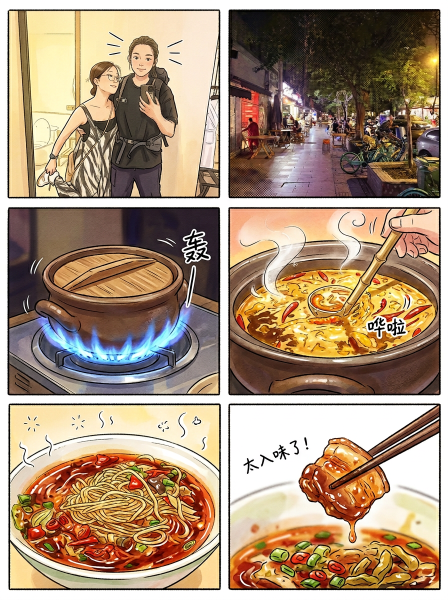
#> input picture report/comic/comic_1776076322_1ee81e.png, 896 x 1200 px (shown at 1/2 size)
$ python -i html_renderer.py   (imports and definitions only)
#> lines starting #> are read from the running program, lines starting #| are printed output that depends on the picture
#!/usr/bin/env python3
"""HTML renderer for photo blog — dark theme card layout inspired by Looki app."""

import base64
import math
import os
from typing import Dict, List, Optional


def _img_to_base64(path: str, max_width: int = 800, skip_exif: bool = False) -> tuple[str, str]:
    """Convert image to base64 data URI components.

    Returns (base64_str, mime_type) — e.g. ("iVBOR...", "image/jpeg").
    Handles RGBA (composite on white), RGBa (premultiplied alpha),
    I;16 (16-bit depth), and other PIL modes robustly.
    Returns ("", "") if the file is not a valid image.
    """
#> called with max_width = 800, skip_exif = False
    try:
        from PIL import Image, ImageOps
        import io
        img = Image.open(path)
#> img is the input picture: PIL image 896x1200 RGB; mean R, G, B 169.8, 145.7, 121.7
        if not skip_exif:
            img = ImageOps.exif_transpose(img)
        img = _safe_convert_rgb(img)
        w, h = img.size
#> w = 896; h = 1200
        if w > max_width:
            ratio = max_width / w
#> ratio = 0.893
            img = img.resize((int(w * ratio), int(h * ratio)), Image.LANCZOS)
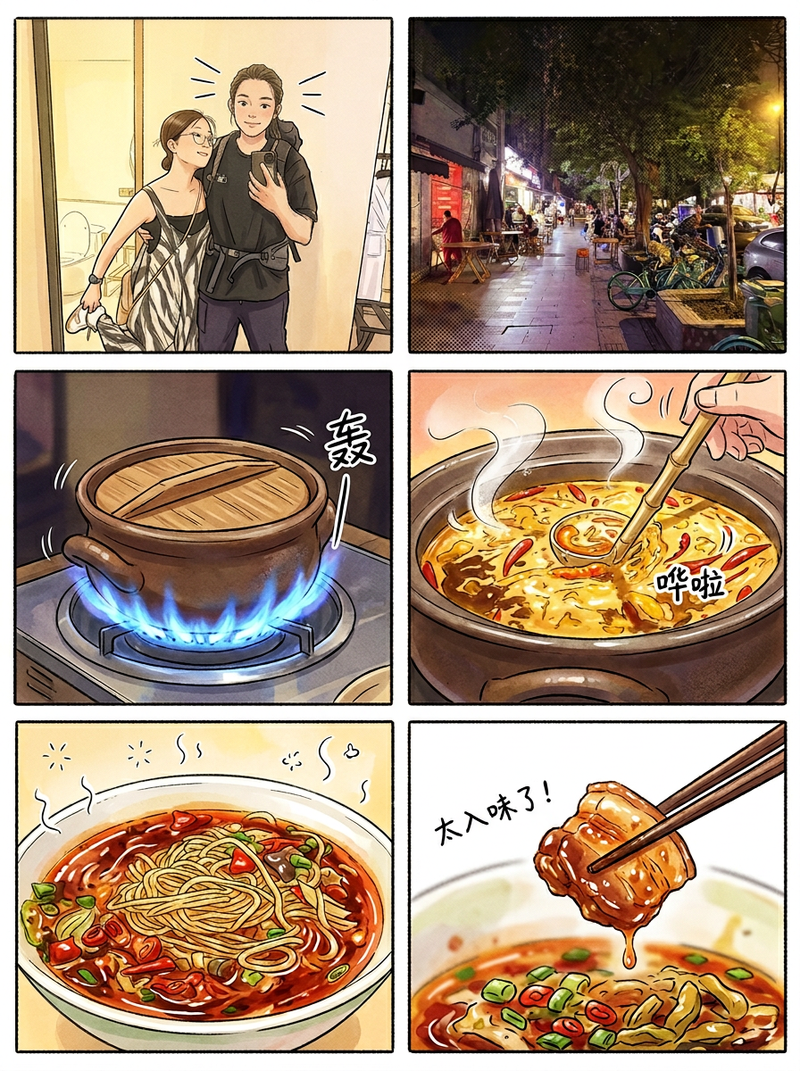
#> img: PIL image 800x1071 RGB; mean R, G, B 169.7, 145.7, 121.9
        buf = io.BytesIO()
        img.save(buf, format="JPEG", quality=85)
        return base64.b64encode(buf.getvalue()).decode("utf-8"), "image/jpeg"
    except Exception as e:
        print(f"  [WARN] PIL failed for {os.path.basename(path)}: {e}")
        with open(path, "rb") as f:
            header = f.read(16)
        if not _is_image_bytes(header):
            print(f"  [ERROR] {os.path.basename(path)} is not a valid image (got HTML or other non-image content)")
            return "", ""
        ext = os.path.splitext(path)[1].lower().lstrip(".")
        mime_map = {"png": "image/png", "jpg": "image/jpeg", "jpeg": "image/jpeg",
                    "webp": "image/webp", "gif": "image/gif"}
        mime = mime_map.get(ext, "image/png")
        with open(path, "rb") as f:
            return base64.b64encode(f.read()).decode("utf-8"), mime


# [11 lines left out: function _is_image_bytes, not called in this run]


def _safe_convert_rgb(img):
    """Convert any PIL image mode to RGB safely.

    - RGBA/LA/PA: composite onto white background (avoids black transparency)
    - RGBa (premultiplied alpha): convert to RGBA first, then composite
    - I;16 variants: shift down to 8-bit before converting
    - Other modes: direct convert("RGB")
    """
    from PIL import Image

    mode = img.mode

    if mode == "RGB":
        return img

    if mode == "RGBa":
        img = img.convert("RGBA")
        mode = "RGBA"

    if mode in ("RGBA", "LA", "PA"):
        bg = Image.new("RGB", img.size, (255, 255, 255))
        if mode != "RGBA":
            img = img.convert("RGBA")
        bg.paste(img, mask=img.split()[3])
        return bg

    if mode.startswith("I;16") or mode in ("I", "F"):
        return img.convert("L").convert("RGB")

    return img.convert("RGB")


_LABELS = {
    "en": {"insights": "Insights", "tips": "Tips", "brand": "Fleeting Thoughts", "default_title": "Today's Glimpse"},
    "zh": {"insights": "\u7075\u611f", "tips": "\u5c0f\u63d0\u9192", "brand": "\u6d6e\u5149\u63a0\u5f71", "default_title": "\u4eca\u65e5\u4e00\u7a25"},
}


# [256 lines left out: functions _normalize_blog, render_blog_html, not called in this run]

>>> result = _img_to_base64('../../report/comic/comic_1776076322_1ee81e.png')

$ run again, on report/comic/comic_1776076574_9448ff.png
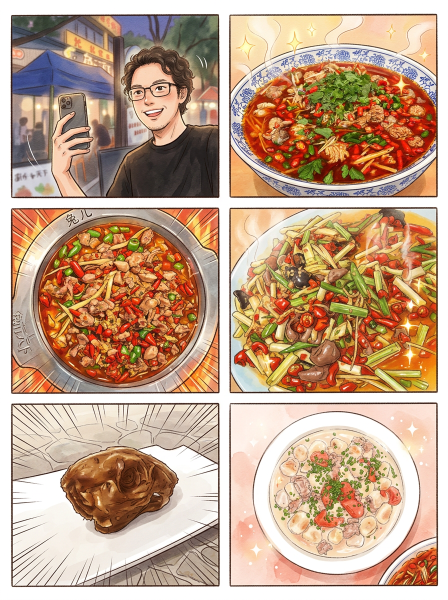
#> input picture report/comic/comic_1776076574_9448ff.png, 896 x 1200 px (shown at 1/2 size)
#> in _img_to_base64, img is the input picture: PIL image 896x1200 RGB; mean R, G, B 195.1, 162.9, 137.8
#> in _img_to_base64, `img = img.resize((int(w * ratio), int(h * ratio)), Image.LANCZOS)`:
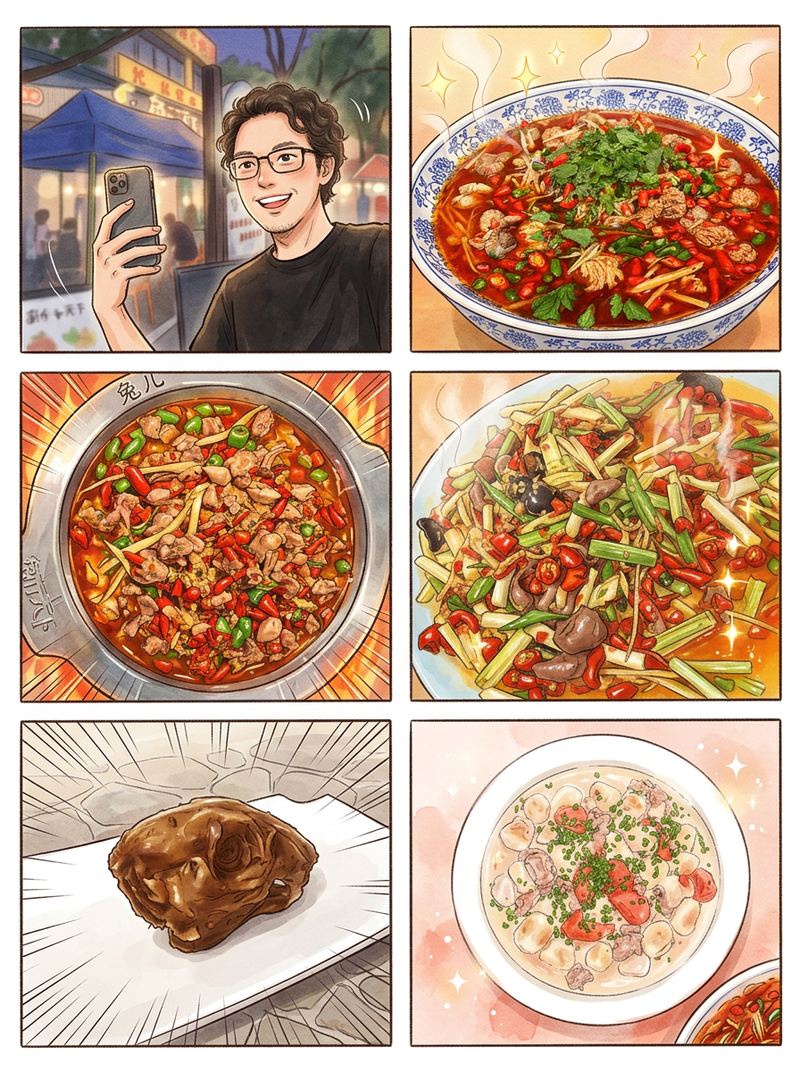
#> img: PIL image 800x1071 RGB; mean R, G, B 195, 162.9, 137.8

$ run again, on report/comic/comic_1776076862_6d286a.png
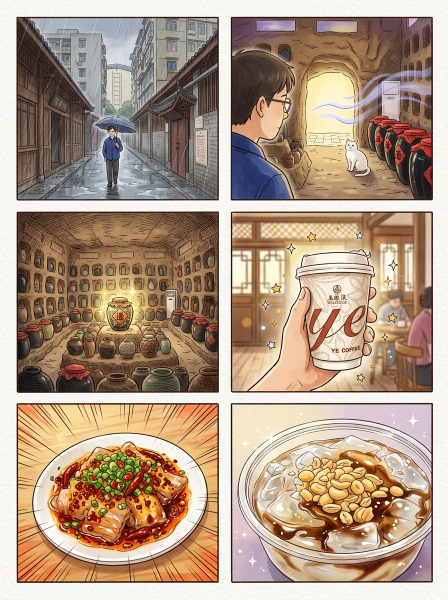
#> input picture report/comic/comic_1776076862_6d286a.png, 896 x 1200 px (shown at 1/2 size)
#> in _img_to_base64, img is the input picture: PIL image 896x1200 RGB; mean R, G, B 176.7, 153.4, 132.5
#> in _img_to_base64, `img = img.resize((int(w * ratio), int(h * ratio)), Image.LANCZOS)`:
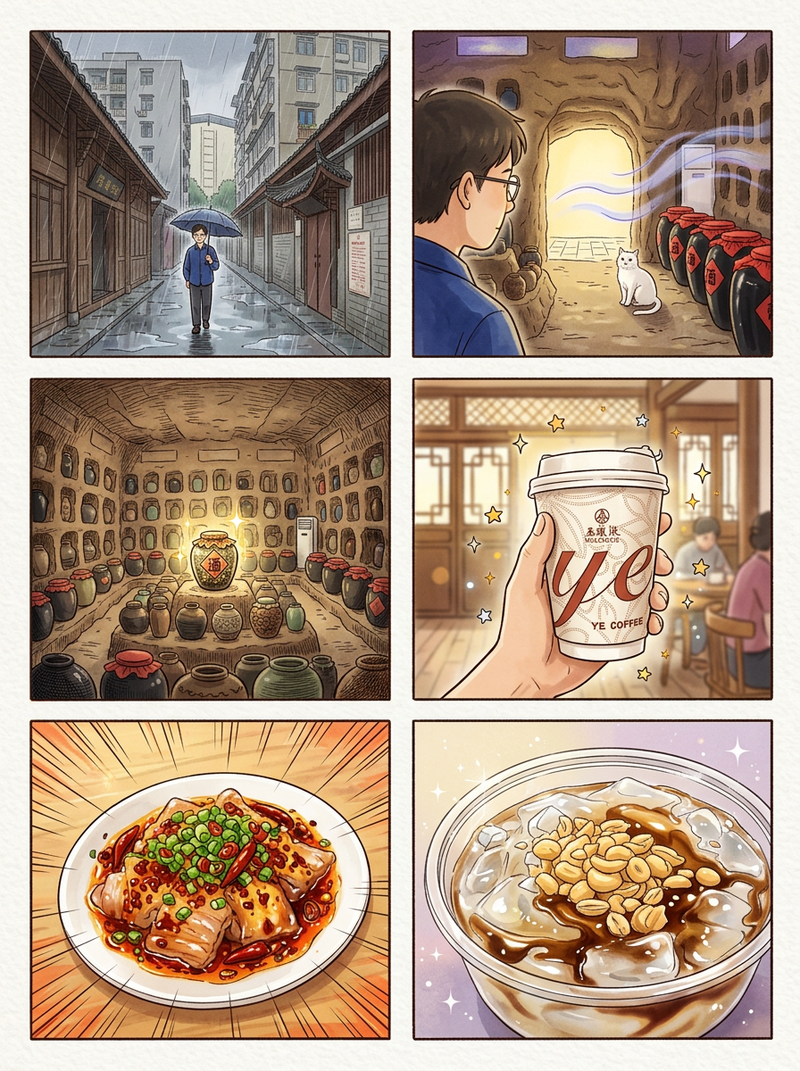
#> img: PIL image 800x1071 RGB; mean R, G, B 176.6, 153.4, 132.6

$ run again, on report/comic/comic_1776077006_d4daf1.png
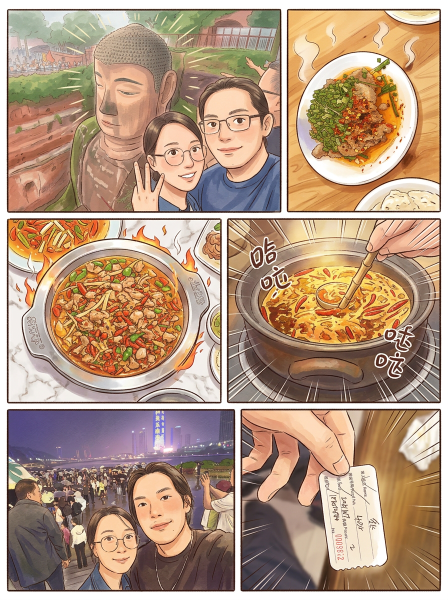
#> input picture report/comic/comic_1776077006_d4daf1.png, 896 x 1200 px (shown at 1/2 size)
#> in _img_to_base64, img is the input picture: PIL image 896x1200 RGB; mean R, G, B 179.9, 150.8, 127.5
#> in _img_to_base64, `img = img.resize((int(w * ratio), int(h * ratio)), Image.LANCZOS)`:
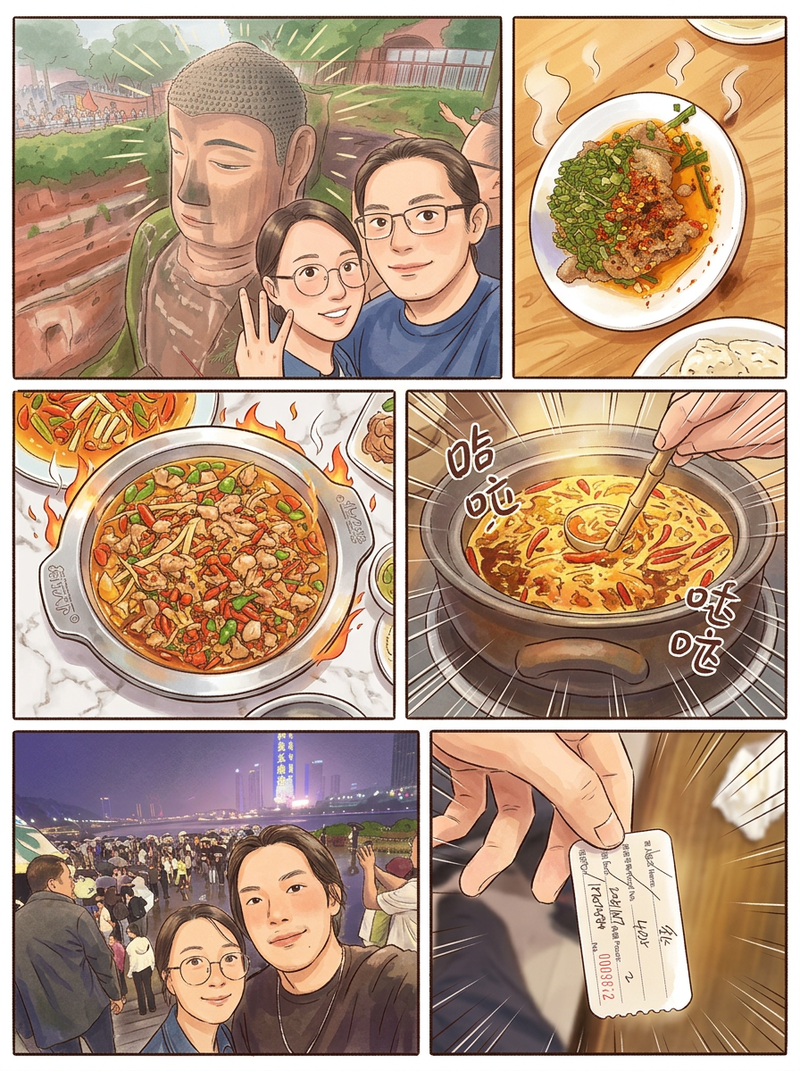
#> img: PIL image 800x1071 RGB; mean R, G, B 179.8, 150.8, 127.5
